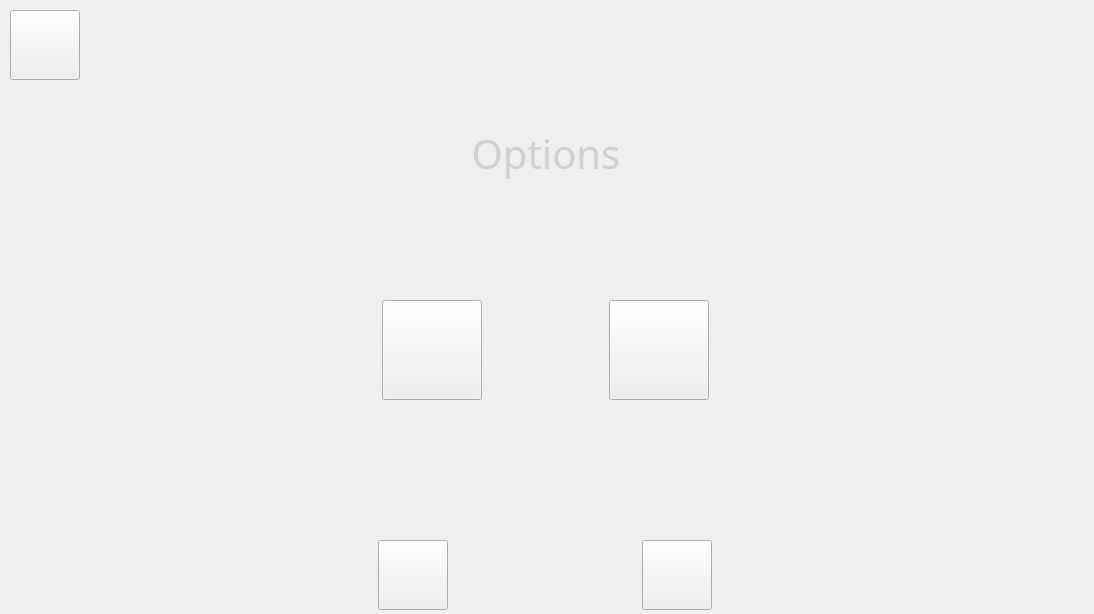
<?xml version="1.0" encoding="UTF-8"?>
<ui version="4.0">
 <class>Options</class>
 <widget class="QWidget" name="Options">
  <property name="geometry">
   <rect>
    <x>0</x>
    <y>0</y>
    <width>1094</width>
    <height>614</height>
   </rect>
  </property>
  <property name="windowTitle">
   <string>Form</string>
  </property>
  <widget class="QWidget" name="verticalLayoutWidget">
   <property name="geometry">
    <rect>
     <x>200</x>
     <y>230</y>
     <width>691</width>
     <height>241</height>
    </rect>
   </property>
   <layout class="QVBoxLayout" name="verticalLayout">
    <item>
     <layout class="QHBoxLayout" name="horizontalLayout_3">
      <item>
       <spacer name="horizontalSpacer_6">
        <property name="orientation">
         <enum>Qt::Horizontal</enum>
        </property>
        <property name="sizeHint" stdset="0">
         <size>
          <width>40</width>
          <height>20</height>
         </size>
        </property>
       </spacer>
      </item>
      <item>
       <spacer name="horizontalSpacer_11">
        <property name="orientation">
         <enum>Qt::Horizontal</enum>
        </property>
        <property name="sizeHint" stdset="0">
         <size>
          <width>40</width>
          <height>20</height>
         </size>
        </property>
       </spacer>
      </item>
      <item>
       <spacer name="horizontalSpacer_9">
        <property name="orientation">
         <enum>Qt::Horizontal</enum>
        </property>
        <property name="sizeHint" stdset="0">
         <size>
          <width>40</width>
          <height>20</height>
         </size>
        </property>
       </spacer>
      </item>
      <item>
       <widget class="QPushButton" name="lang_fr_btn">
        <property name="minimumSize">
         <size>
          <width>100</width>
          <height>100</height>
         </size>
        </property>
        <property name="maximumSize">
         <size>
          <width>100</width>
          <height>100</height>
         </size>
        </property>
        <property name="styleSheet">
         <string notr="true">QPushButton
{
    border-image:url(:/images/miscs/flag-french.png);
}

QPushButton:hover
{
    border-image:url(:/images/miscs/flag-french.png);
	background-color:#73a6a0;
	border-radius: 47px;
}</string>
        </property>
        <property name="text">
         <string/>
        </property>
       </widget>
      </item>
      <item>
       <spacer name="horizontalSpacer_3">
        <property name="orientation">
         <enum>Qt::Horizontal</enum>
        </property>
        <property name="sizeHint" stdset="0">
         <size>
          <width>40</width>
          <height>20</height>
         </size>
        </property>
       </spacer>
      </item>
      <item>
       <spacer name="horizontalSpacer_2">
        <property name="orientation">
         <enum>Qt::Horizontal</enum>
        </property>
        <property name="sizeHint" stdset="0">
         <size>
          <width>40</width>
          <height>20</height>
         </size>
        </property>
       </spacer>
      </item>
      <item>
       <widget class="QPushButton" name="lang_en_btn">
        <property name="minimumSize">
         <size>
          <width>100</width>
          <height>100</height>
         </size>
        </property>
        <property name="styleSheet">
         <string notr="true">QPushButton
{
    border-image:url(:/images/miscs/flag-english.png);
}

QPushButton:hover
{
    border-image:url(:/images/miscs/flag-english.png);
	background-color:#73a6a0;
	border-radius: 47px;
}</string>
        </property>
        <property name="text">
         <string/>
        </property>
       </widget>
      </item>
      <item>
       <spacer name="horizontalSpacer_12">
        <property name="orientation">
         <enum>Qt::Horizontal</enum>
        </property>
        <property name="sizeHint" stdset="0">
         <size>
          <width>40</width>
          <height>20</height>
         </size>
        </property>
       </spacer>
      </item>
      <item>
       <spacer name="horizontalSpacer_10">
        <property name="orientation">
         <enum>Qt::Horizontal</enum>
        </property>
        <property name="sizeHint" stdset="0">
         <size>
          <width>40</width>
          <height>20</height>
         </size>
        </property>
       </spacer>
      </item>
      <item>
       <spacer name="horizontalSpacer_7">
        <property name="orientation">
         <enum>Qt::Horizontal</enum>
        </property>
        <property name="sizeHint" stdset="0">
         <size>
          <width>40</width>
          <height>20</height>
         </size>
        </property>
       </spacer>
      </item>
     </layout>
    </item>
   </layout>
  </widget>
  <widget class="QWidget" name="horizontalLayoutWidget">
   <property name="geometry">
    <rect>
     <x>200</x>
     <y>539</y>
     <width>691</width>
     <height>72</height>
    </rect>
   </property>
   <layout class="QHBoxLayout" name="horizontalLayout">
    <property name="sizeConstraint">
     <enum>QLayout::SetNoConstraint</enum>
    </property>
    <item>
     <widget class="QPushButton" name="annuler_btn">
      <property name="sizePolicy">
       <sizepolicy hsizetype="Maximum" vsizetype="Preferred">
        <horstretch>0</horstretch>
        <verstretch>0</verstretch>
       </sizepolicy>
      </property>
      <property name="minimumSize">
       <size>
        <width>70</width>
        <height>70</height>
       </size>
      </property>
      <property name="maximumSize">
       <size>
        <width>70</width>
        <height>70</height>
       </size>
      </property>
      <property name="styleSheet">
       <string notr="true">QPushButton
{
    border-image:url(:/images/icons/button-cancel-on.png);
}

QPushButton:hover
{
    border-image:url(:/images/icons/button-cancel-on.png);
	background-color:#73a6a0;
	border-radius: 30px;
}</string>
      </property>
      <property name="text">
       <string/>
      </property>
     </widget>
    </item>
    <item>
     <spacer name="horizontalSpacer">
      <property name="orientation">
       <enum>Qt::Horizontal</enum>
      </property>
      <property name="sizeType">
       <enum>QSizePolicy::Fixed</enum>
      </property>
      <property name="sizeHint" stdset="0">
       <size>
        <width>10</width>
        <height>20</height>
       </size>
      </property>
     </spacer>
    </item>
    <item>
     <widget class="QPushButton" name="valider_btn">
      <property name="sizePolicy">
       <sizepolicy hsizetype="Preferred" vsizetype="Preferred">
        <horstretch>0</horstretch>
        <verstretch>0</verstretch>
       </sizepolicy>
      </property>
      <property name="minimumSize">
       <size>
        <width>70</width>
        <height>70</height>
       </size>
      </property>
      <property name="maximumSize">
       <size>
        <width>70</width>
        <height>70</height>
       </size>
      </property>
      <property name="styleSheet">
       <string notr="true">QPushButton
{
    border-image:url(:/images/icons/button-confirm-off.png);
}</string>
      </property>
      <property name="text">
       <string/>
      </property>
     </widget>
    </item>
   </layout>
  </widget>
  <widget class="QWidget" name="horizontalLayoutWidget_2">
   <property name="geometry">
    <rect>
     <x>10</x>
     <y>90</y>
     <width>1071</width>
     <height>127</height>
    </rect>
   </property>
   <layout class="QHBoxLayout" name="horizontalLayout_2">
    <item>
     <spacer name="horizontalSpacer_4">
      <property name="orientation">
       <enum>Qt::Horizontal</enum>
      </property>
      <property name="sizeHint" stdset="0">
       <size>
        <width>40</width>
        <height>20</height>
       </size>
      </property>
     </spacer>
    </item>
    <item>
     <widget class="QLabel" name="title_lbl">
      <property name="minimumSize">
       <size>
        <width>500</width>
        <height>120</height>
       </size>
      </property>
      <property name="maximumSize">
       <size>
        <width>500</width>
        <height>120</height>
       </size>
      </property>
      <property name="font">
       <font>
        <family>sans-serif</family>
        <pointsize>30</pointsize>
        <weight>50</weight>
        <italic>false</italic>
        <bold>false</bold>
       </font>
      </property>
      <property name="autoFillBackground">
       <bool>false</bool>
      </property>
      <property name="styleSheet">
       <string notr="true">border-image:url(:/images/titles/title-frame.png);
font: 30pt sans-serif;
color:#d0d0d0;</string>
      </property>
      <property name="text">
       <string>Options</string>
      </property>
      <property name="alignment">
       <set>Qt::AlignCenter</set>
      </property>
     </widget>
    </item>
    <item>
     <spacer name="horizontalSpacer_5">
      <property name="orientation">
       <enum>Qt::Horizontal</enum>
      </property>
      <property name="sizeHint" stdset="0">
       <size>
        <width>40</width>
        <height>20</height>
       </size>
      </property>
     </spacer>
    </item>
   </layout>
  </widget>
  <widget class="QWidget" name="verticalLayoutWidget_2">
   <property name="geometry">
    <rect>
     <x>10</x>
     <y>0</y>
     <width>1071</width>
     <height>80</height>
    </rect>
   </property>
   <layout class="QVBoxLayout" name="verticalLayout_2">
    <item>
     <spacer name="verticalSpacer">
      <property name="orientation">
       <enum>Qt::Vertical</enum>
      </property>
      <property name="sizeHint" stdset="0">
       <size>
        <width>20</width>
        <height>40</height>
       </size>
      </property>
     </spacer>
    </item>
    <item>
     <widget class="QPushButton" name="retour_btn">
      <property name="sizePolicy">
       <sizepolicy hsizetype="Maximum" vsizetype="Preferred">
        <horstretch>0</horstretch>
        <verstretch>0</verstretch>
       </sizepolicy>
      </property>
      <property name="minimumSize">
       <size>
        <width>70</width>
        <height>70</height>
       </size>
      </property>
      <property name="maximumSize">
       <size>
        <width>70</width>
        <height>70</height>
       </size>
      </property>
      <property name="styleSheet">
       <string notr="true">QPushButton
{
    border-image:url(:/images/icons/button-back.png);
}

QPushButton:hover
{
    border-image:url(:/images/icons/button-back.png);
	background-color:#73a6a0;
	border-radius: 30px;
}</string>
      </property>
      <property name="text">
       <string/>
      </property>
     </widget>
    </item>
   </layout>
  </widget>
 </widget>
 <resources/>
 <connections/>
</ui>
